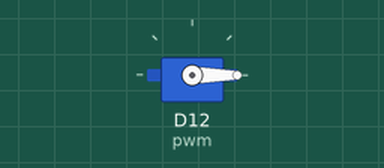
This program was run on a simulated CircuitPython board. Shown: servo.

Above: at 0.05 s.
At 1.0 s:
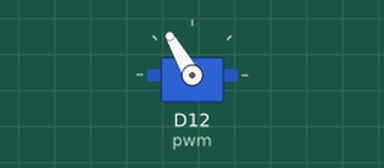
Timing chart, 0 to 6.9 s (numbered marks = the images above):
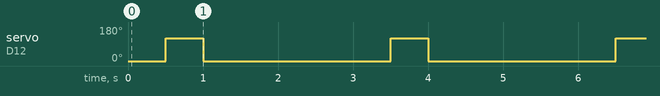

The program:

servo2.py
```python
import time
import board
import pwmio
from adafruit_motor import servo

# create a PWMOut object on Pin A2.
pwm = pwmio.PWMOut(board.D12, duty_cycle=2 ** 15, frequency=50)

# Create a servo object, my_servo.
my_servo = servo.Servo(pwm)

while True:

    my_servo.angle = 0
    time.sleep(.5)
    my_servo.angle = 120
    time.sleep(.5)
    my_servo.angle=0
    time.sleep(2)
```

Measured:
- by itself, servo on D12 (pwm): alternates 120° for 0.50 s and 0° for 2.5 s
